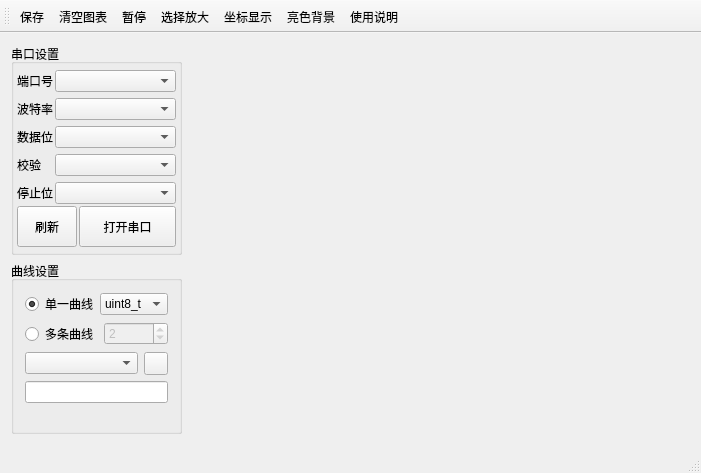
<?xml version="1.0" encoding="UTF-8"?>
<ui version="4.0">
 <class>SerialCurve</class>
 <widget class="QMainWindow" name="SerialCurve">
  <property name="geometry">
   <rect>
    <x>0</x>
    <y>0</y>
    <width>701</width>
    <height>473</height>
   </rect>
  </property>
  <property name="windowTitle">
   <string>SerialCurve</string>
  </property>
  <widget class="QWidget" name="centralWidget">
   <layout class="QGridLayout" name="gridLayout">
    <item row="0" column="0">
     <widget class="QGroupBox" name="QGBSerialConfig">
      <property name="enabled">
       <bool>true</bool>
      </property>
      <property name="sizePolicy">
       <sizepolicy hsizetype="Minimum" vsizetype="Minimum">
        <horstretch>0</horstretch>
        <verstretch>0</verstretch>
       </sizepolicy>
      </property>
      <property name="minimumSize">
       <size>
        <width>171</width>
        <height>211</height>
       </size>
      </property>
      <property name="maximumSize">
       <size>
        <width>171</width>
        <height>211</height>
       </size>
      </property>
      <property name="styleSheet">
       <string notr="true"/>
      </property>
      <property name="title">
       <string>串口设置</string>
      </property>
      <property name="flat">
       <bool>false</bool>
      </property>
      <property name="checkable">
       <bool>false</bool>
      </property>
      <layout class="QGridLayout" name="gridLayout_3" columnminimumwidth="1,3">
       <property name="leftMargin">
        <number>3</number>
       </property>
       <property name="topMargin">
        <number>6</number>
       </property>
       <property name="rightMargin">
        <number>3</number>
       </property>
       <property name="bottomMargin">
        <number>3</number>
       </property>
       <property name="spacing">
        <number>2</number>
       </property>
       <item row="0" column="0" colspan="2">
        <layout class="QGridLayout" name="commParam">
         <property name="horizontalSpacing">
          <number>2</number>
         </property>
         <property name="verticalSpacing">
          <number>6</number>
         </property>
         <item row="3" column="0">
          <widget class="QLabel" name="lblVerify">
           <property name="text">
            <string>校验</string>
           </property>
          </widget>
         </item>
         <item row="2" column="1">
          <widget class="QComboBox" name="cbbDataBit">
           <property name="sizeAdjustPolicy">
            <enum>QComboBox::AdjustToContents</enum>
           </property>
          </widget>
         </item>
         <item row="0" column="0">
          <widget class="QLabel" name="lblPortNum">
           <property name="text">
            <string>端口号</string>
           </property>
          </widget>
         </item>
         <item row="4" column="0">
          <widget class="QLabel" name="lblStopBit">
           <property name="text">
            <string>停止位</string>
           </property>
          </widget>
         </item>
         <item row="1" column="0">
          <widget class="QLabel" name="lblBaudRate">
           <property name="text">
            <string>波特率</string>
           </property>
          </widget>
         </item>
         <item row="0" column="1">
          <widget class="QComboBox" name="cbbPortNum">
           <property name="sizePolicy">
            <sizepolicy hsizetype="Expanding" vsizetype="Fixed">
             <horstretch>0</horstretch>
             <verstretch>0</verstretch>
            </sizepolicy>
           </property>
           <property name="maxVisibleItems">
            <number>20</number>
           </property>
           <property name="sizeAdjustPolicy">
            <enum>QComboBox::AdjustToContents</enum>
           </property>
           <property name="minimumContentsLength">
            <number>0</number>
           </property>
          </widget>
         </item>
         <item row="3" column="1">
          <widget class="QComboBox" name="cbbVerify">
           <property name="sizeAdjustPolicy">
            <enum>QComboBox::AdjustToContents</enum>
           </property>
          </widget>
         </item>
         <item row="4" column="1">
          <widget class="QComboBox" name="cbbStopBit">
           <property name="sizeAdjustPolicy">
            <enum>QComboBox::AdjustToContents</enum>
           </property>
          </widget>
         </item>
         <item row="1" column="1">
          <widget class="QComboBox" name="cbbBaud">
           <property name="sizeAdjustPolicy">
            <enum>QComboBox::AdjustToContents</enum>
           </property>
          </widget>
         </item>
         <item row="2" column="0">
          <widget class="QLabel" name="lblDataBit">
           <property name="text">
            <string>数据位</string>
           </property>
          </widget>
         </item>
        </layout>
       </item>
       <item row="1" column="0">
        <widget class="QPushButton" name="btnRefresh">
         <property name="sizePolicy">
          <sizepolicy hsizetype="Expanding" vsizetype="Expanding">
           <horstretch>1</horstretch>
           <verstretch>0</verstretch>
          </sizepolicy>
         </property>
         <property name="minimumSize">
          <size>
           <width>0</width>
           <height>0</height>
          </size>
         </property>
         <property name="maximumSize">
          <size>
           <width>60</width>
           <height>41</height>
          </size>
         </property>
         <property name="toolTip">
          <string>刷新端口号</string>
         </property>
         <property name="text">
          <string>刷新</string>
         </property>
         <property name="icon">
          <iconset resource="../res/images.qrc">
           <normaloff>:/action/action/reload.png</normaloff>:/action/action/reload.png</iconset>
         </property>
         <property name="iconSize">
          <size>
           <width>32</width>
           <height>32</height>
          </size>
         </property>
        </widget>
       </item>
       <item row="1" column="1">
        <widget class="QPushButton" name="btnOpenPort">
         <property name="enabled">
          <bool>true</bool>
         </property>
         <property name="sizePolicy">
          <sizepolicy hsizetype="Expanding" vsizetype="Expanding">
           <horstretch>3</horstretch>
           <verstretch>0</verstretch>
          </sizepolicy>
         </property>
         <property name="maximumSize">
          <size>
           <width>16777215</width>
           <height>41</height>
          </size>
         </property>
         <property name="styleSheet">
          <string notr="true"/>
         </property>
         <property name="text">
          <string>打开串口</string>
         </property>
         <property name="icon">
          <iconset resource="../res/images.qrc">
           <normaloff>:/general/general/com_disconnect.png</normaloff>
           <normalon>:/general/general/com_connect_1.png</normalon>:/general/general/com_disconnect.png</iconset>
         </property>
         <property name="iconSize">
          <size>
           <width>32</width>
           <height>32</height>
          </size>
         </property>
         <property name="checkable">
          <bool>true</bool>
         </property>
         <property name="checked">
          <bool>false</bool>
         </property>
         <property name="autoDefault">
          <bool>false</bool>
         </property>
         <property name="default">
          <bool>false</bool>
         </property>
         <property name="flat">
          <bool>false</bool>
         </property>
        </widget>
       </item>
      </layout>
     </widget>
    </item>
    <item row="0" column="1" rowspan="3">
     <widget class="QCustomPlot" name="customPlot" native="true"/>
    </item>
    <item row="1" column="0">
     <widget class="QGroupBox" name="groupBox">
      <property name="maximumSize">
       <size>
        <width>171</width>
        <height>16777215</height>
       </size>
      </property>
      <property name="title">
       <string>曲线设置</string>
      </property>
      <layout class="QGridLayout" name="gridLayout_2">
       <item row="1" column="0">
        <layout class="QHBoxLayout" name="horizontalLayout">
         <item>
          <widget class="QRadioButton" name="rdbMultiPlot">
           <property name="enabled">
            <bool>true</bool>
           </property>
           <property name="text">
            <string>多条曲线</string>
           </property>
          </widget>
         </item>
         <item>
          <widget class="QSpinBox" name="spbNumberG">
           <property name="enabled">
            <bool>false</bool>
           </property>
           <property name="minimum">
            <number>1</number>
           </property>
           <property name="value">
            <number>2</number>
           </property>
          </widget>
         </item>
        </layout>
       </item>
       <item row="0" column="0">
        <layout class="QHBoxLayout" name="horizontalLayout_2">
         <item>
          <widget class="QRadioButton" name="rdbSinglePlot">
           <property name="text">
            <string>单一曲线</string>
           </property>
           <property name="checked">
            <bool>true</bool>
           </property>
          </widget>
         </item>
         <item>
          <widget class="QComboBox" name="cbbDataType">
           <property name="toolTip">
            <string>单个数据点的数据类型</string>
           </property>
           <item>
            <property name="text">
             <string>uint8_t</string>
            </property>
           </item>
           <item>
            <property name="text">
             <string>uint16_t</string>
            </property>
           </item>
           <item>
            <property name="text">
             <string>uint32_t</string>
            </property>
           </item>
           <item>
            <property name="text">
             <string>int8_t</string>
            </property>
           </item>
           <item>
            <property name="text">
             <string>int16_t</string>
            </property>
           </item>
           <item>
            <property name="text">
             <string>int32_t</string>
            </property>
           </item>
           <item>
            <property name="text">
             <string>float</string>
            </property>
           </item>
          </widget>
         </item>
        </layout>
       </item>
       <item row="3" column="0">
        <widget class="QLineEdit" name="txtCurveRename">
         <property name="toolTip">
          <string>曲线名字</string>
         </property>
        </widget>
       </item>
       <item row="2" column="0">
        <layout class="QHBoxLayout" name="horizontalLayout_4">
         <item>
          <widget class="QComboBox" name="btnCurveSel"/>
         </item>
         <item>
          <widget class="QToolButton" name="btnColorSel">
           <property name="toolTip">
            <string>设置颜色</string>
           </property>
           <property name="text">
            <string/>
           </property>
          </widget>
         </item>
        </layout>
       </item>
       <item row="4" column="0">
        <spacer name="verticalSpacer">
         <property name="orientation">
          <enum>Qt::Vertical</enum>
         </property>
         <property name="sizeHint" stdset="0">
          <size>
           <width>20</width>
           <height>40</height>
          </size>
         </property>
        </spacer>
       </item>
      </layout>
     </widget>
    </item>
   </layout>
  </widget>
  <widget class="QMenuBar" name="menuBar">
   <property name="geometry">
    <rect>
     <x>0</x>
     <y>0</y>
     <width>701</width>
     <height>22</height>
    </rect>
   </property>
  </widget>
  <widget class="QToolBar" name="mainToolBar">
   <property name="toolTip">
    <string>亮色背景</string>
   </property>
   <attribute name="toolBarArea">
    <enum>TopToolBarArea</enum>
   </attribute>
   <attribute name="toolBarBreak">
    <bool>false</bool>
   </attribute>
   <addaction name="actionSaveImages"/>
   <addaction name="actionClear"/>
   <addaction name="actionPaused"/>
   <addaction name="actionSelect"/>
   <addaction name="actionCoorTips"/>
   <addaction name="actionLBG"/>
   <addaction name="actionHelpFile"/>
  </widget>
  <widget class="QStatusBar" name="statusBar"/>
  <action name="actionSaveImages">
   <property name="icon">
    <iconset resource="../res/images.qrc">
     <normaloff>:/general/general/save.png</normaloff>:/general/general/save.png</iconset>
   </property>
   <property name="text">
    <string>保存</string>
   </property>
   <property name="toolTip">
    <string>保存图像</string>
   </property>
  </action>
  <action name="actionCharts">
   <property name="checkable">
    <bool>true</bool>
   </property>
   <property name="icon">
    <iconset resource="../res/images.qrc">
     <normaloff>:/general/general/graphsPolyline.png</normaloff>
     <normalon>:/general/general/graphsHistogram.png</normalon>:/general/general/graphsPolyline.png</iconset>
   </property>
   <property name="text">
    <string>柱状图</string>
   </property>
   <property name="toolTip">
    <string>柱状图/折线图</string>
   </property>
   <property name="visible">
    <bool>true</bool>
   </property>
   <property name="iconVisibleInMenu">
    <bool>true</bool>
   </property>
  </action>
  <action name="actionClear">
   <property name="icon">
    <iconset resource="../res/images.qrc">
     <normaloff>:/general/general/Broom.png</normaloff>:/general/general/Broom.png</iconset>
   </property>
   <property name="text">
    <string>清空图表</string>
   </property>
  </action>
  <action name="actionPaused">
   <property name="checkable">
    <bool>true</bool>
   </property>
   <property name="icon">
    <iconset resource="../res/images.qrc">
     <normaloff>:/general/general/pause.png</normaloff>
     <normalon>:/general/general/play.png</normalon>:/general/general/pause.png</iconset>
   </property>
   <property name="text">
    <string>暂停</string>
   </property>
   <property name="toolTip">
    <string>暂停绘图,但仍继续接收数据</string>
   </property>
  </action>
  <action name="actionHelpFile">
   <property name="icon">
    <iconset resource="../res/images.qrc">
     <normaloff>:/general/general/help.png</normaloff>:/general/general/help.png</iconset>
   </property>
   <property name="text">
    <string>使用说明</string>
   </property>
  </action>
  <action name="actionCoorTips">
   <property name="checkable">
    <bool>true</bool>
   </property>
   <property name="icon">
    <iconset resource="../res/images.qrc">
     <normaloff>:/general/general/tips.png</normaloff>:/general/general/tips.png</iconset>
   </property>
   <property name="text">
    <string>坐标显示</string>
   </property>
  </action>
  <action name="actionSelect">
   <property name="checkable">
    <bool>true</bool>
   </property>
   <property name="icon">
    <iconset resource="../res/images.qrc">
     <normaloff>:/general/general/selection.png</normaloff>
     <normalon>:/general/general/pointer_1.png</normalon>:/general/general/selection.png</iconset>
   </property>
   <property name="text">
    <string>选择放大</string>
   </property>
   <property name="toolTip">
    <string>放大选择区域</string>
   </property>
  </action>
  <action name="actionLBG">
   <property name="icon">
    <iconset resource="../res/images.qrc">
     <normaloff>:/general/general/Style.png</normaloff>:/general/general/Style.png</iconset>
   </property>
   <property name="text">
    <string>亮色背景</string>
   </property>
  </action>
 </widget>
 <layoutdefault spacing="6" margin="11"/>
 <customwidgets>
  <customwidget>
   <class>QCustomPlot</class>
   <extends>QWidget</extends>
   <header>qcustomplot.h</header>
   <container>1</container>
  </customwidget>
 </customwidgets>
 <resources>
  <include location="../res/images.qrc"/>
 </resources>
 <connections/>
</ui>
